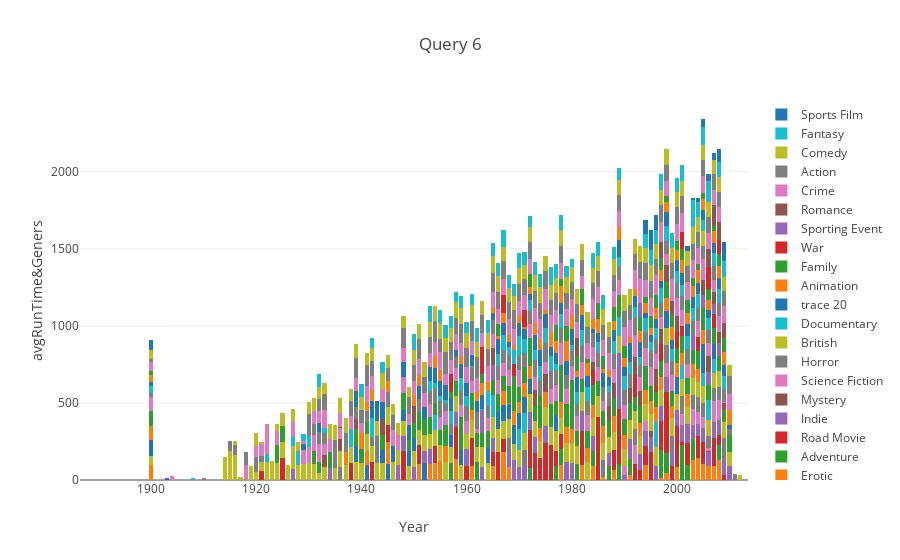

Write notebook code for a chart like this one.
### Code cell
#Query 5 Average running time of films based on genre over time

nodeType1="Movie"
nodeT1A="m.genre"
query4="Match(m:"+nodeType1+")return Distinct "+nodeT1A

#intiate session to run the query
with driver.session() as graphDB_Session:
        nodes = graphDB_Session.run(query4)
        
#Categories of genres
z=[]
#filling z list with genres
for node in nodes:
    z.append(node[nodeT1A])

nodeType="Movie"
nodeA1="m.title"
nodeA2="m.releaseDate"
nodeA3="m.genre"
nodeA4="m.runtime"
query1="Match(m:"+nodeType+")return "+nodeA1+","+nodeA2+","+nodeA3+","+nodeA4

#intiate session to run the query
with driver.session() as graphDB_Session:
        nodes = graphDB_Session.run(query1)
        
#nodeA1A2A3A4 list of[Movie name ,year]       
nodeA1A2A3A4=[]
#filling nodeA1A2A3A4 list
for node in nodes:
    if(type(node[nodeA2])==str):
        hellNo=datetime.datetime.fromtimestamp(int(node[nodeA2])/1000).year
        if(node[nodeA1]=='Rodan'):
            nodeA1A2A3A4.append([node[nodeA1],1956,node[nodeA3],node[nodeA4]])
        else:
            nodeA1A2A3A4.append([node[nodeA1],hellNo,node[nodeA3],node[nodeA4]])
            
#Sort the list according to year of release                     
nodeA1A2A3A4.sort(key=lambda x: x[1])
#y-> y axis data
y=[]
#filling y axis data with average running time over years for each genre 
for i in z:
    avTimeOverYearG=[]
    k=0
    j=nodeA1A2A3A4[0][1]
    while j<=nodeA1A2A3A4[len(nodeA1A2A3A4)-1][1]:
        sum=0
        count=0
        while k<len(nodeA1A2A3A4) and j==nodeA1A2A3A4[k][1]:
            if nodeA1A2A3A4[k][2]==i:
                count+=1
                if(type(nodeA1A2A3A4[k][3])==int and nodeA1A2A3A4[k][3]>0):
                    sum+=nodeA1A2A3A4[k][3]
            k+=1
        if(count==0):
            count=1
        avTimeOverYearG.append(sum/count)  
        j+=1
    y.append([i,avTimeOverYearG])
    
#Layput of the plot    
layout=go.Layout(
    title="Query 6",
    yaxis=dict(title='avgRunTime&Geners'),
    xaxis=dict(title='Year'),
barmode='stack')

#List of graphs for each category graph type is bar chart
zA=[]
#filling zA list
for i in range(len(y)):
    trace = go.Bar(
    x=x,
    y=y[i][1],
    name=z[i]
    )
    zA.append(trace)

#Create the figure with the layout and the data of x axis and y axis
fig=go.Figure(data=zA,layout=layout)
py.offline.iplot(fig)
